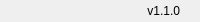
              <widget class="QFrame" name="bottomBar">
               <property name="minimumSize">
                <size>
                 <width>0</width>
                 <height>22</height>
                </size>
               </property>
               <property name="maximumSize">
                <size>
                 <width>16777215</width>
                 <height>22</height>
                </size>
               </property>
               <property name="frameShape">
                <enum>QFrame::NoFrame</enum>
               </property>
               <property name="frameShadow">
                <enum>QFrame::Raised</enum>
               </property>
               <layout class="QHBoxLayout" name="horizontalLayout_5">
                <property name="spacing">
                 <number>0</number>
                </property>
                <property name="leftMargin">
                 <number>0</number>
                </property>
                <property name="topMargin">
                 <number>0</number>
                </property>
                <property name="rightMargin">
                 <number>0</number>
                </property>
                <property name="bottomMargin">
                 <number>0</number>
                </property>
                <item>
                 <widget class="QLabel" name="errorLabel">
                  <property name="sizePolicy">
                   <sizepolicy hsizetype="Expanding" vsizetype="Preferred">
                    <horstretch>0</horstretch>
                    <verstretch>0</verstretch>
                   </sizepolicy>
                  </property>
                  <property name="maximumSize">
                   <size>
                    <width>16777215</width>
                    <height>16</height>
                   </size>
                  </property>
                  <property name="font">
                   <font>
                    <pointsize>9</pointsize>
                    <italic>false</italic>
                    <bold>true</bold>
                   </font>
                  </property>
                  <property name="styleSheet">
                   <string notr="true">color: rgb(255, 0, 0);
font: 700 9pt &quot;Segoe UI&quot;;</string>
                  </property>
                  <property name="text">
                   <string/>
                  </property>
                  <property name="alignment">
                   <set>Qt::AlignLeading|Qt::AlignLeft|Qt::AlignVCenter</set>
                  </property>
                 </widget>
                </item>
                <item>
                 <widget class="QLabel" name="version">
                  <property name="sizePolicy">
                   <sizepolicy hsizetype="Minimum" vsizetype="Preferred">
                    <horstretch>0</horstretch>
                    <verstretch>0</verstretch>
                   </sizepolicy>
                  </property>
                  <property name="text">
                   <string>v1.1.0</string>
                  </property>
                  <property name="alignment">
                   <set>Qt::AlignRight|Qt::AlignTrailing|Qt::AlignVCenter</set>
                  </property>
                 </widget>
                </item>
                <item>
                 <widget class="QFrame" name="frame_size_grip">
                  <property name="minimumSize">
                   <size>
                    <width>20</width>
                    <height>0</height>
                   </size>
                  </property>
                  <property name="maximumSize">
                   <size>
                    <width>20</width>
                    <height>16777215</height>
                   </size>
                  </property>
                  <property name="frameShape">
                   <enum>QFrame::NoFrame</enum>
                  </property>
                  <property name="frameShadow">
                   <enum>QFrame::Raised</enum>
                  </property>
                 </widget>
                </item>
               </layout>
              </widget>
